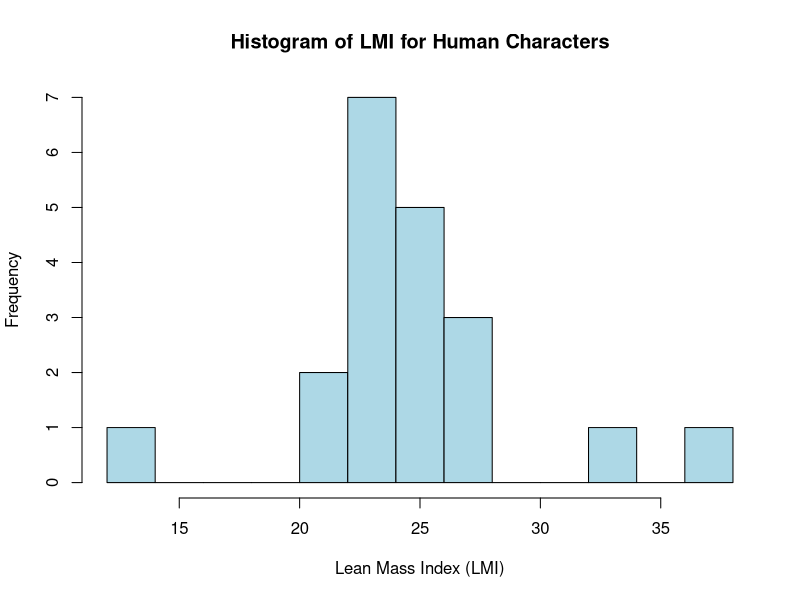
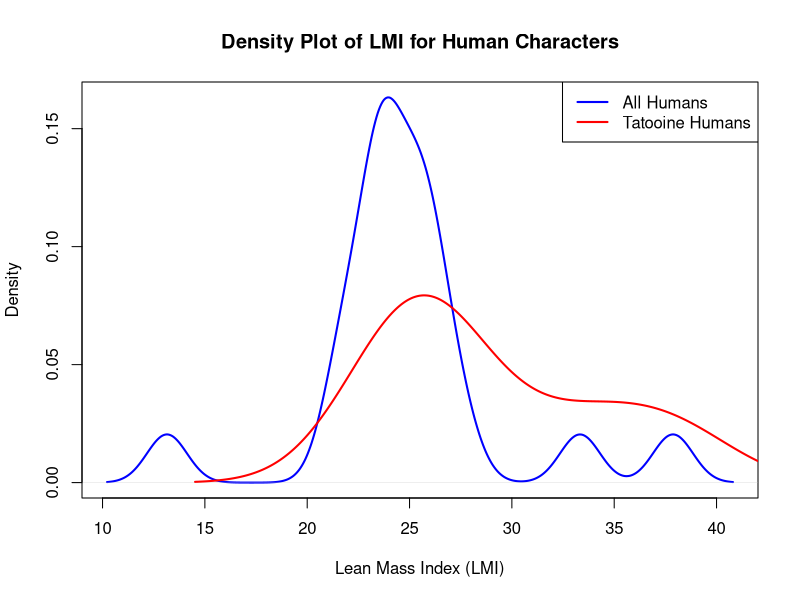
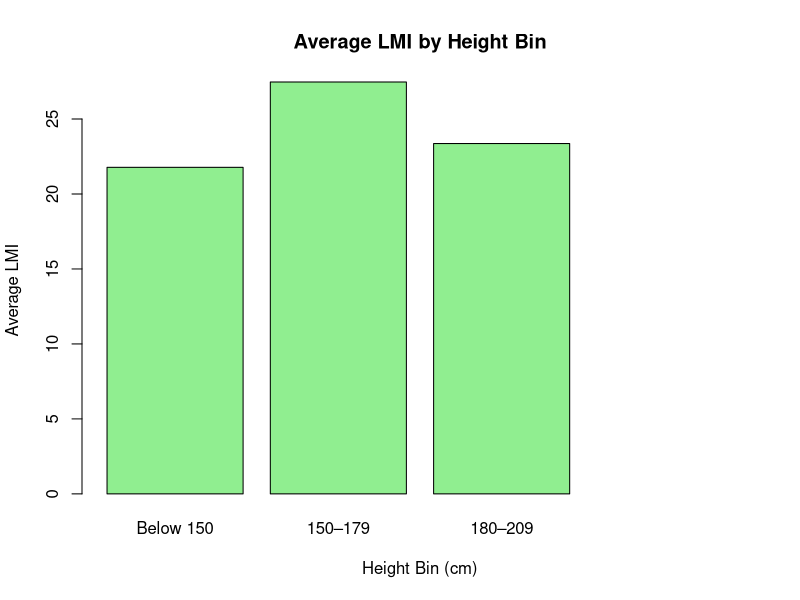

The R script that drew these images, in order:

library(dplyr)

data("starwars", package = "dplyr")

# View full dataset
print(starwars)

# Display first few rows
head(starwars)

# Summary statistics for height and mass

summary(starwars$height)
summary(starwars$mass)

# Display structure of dataset
str(starwars)

# Filter only Human characters

human_data <- starwars %>%
  filter(species == "Human")

View(human_data)

# Create Lean Mass Index (LMI) column
# Formula (same as BMI style): mass / (height/100)^2

human_data <- human_data %>%
  mutate(LMI = mass / (height/100)^2)

View(human_data)

# Average LMI grouped by homeworld
summary_data <- human_data %>%
  group_by(homeworld) %>%
  summarize(avg_LMI = mean(LMI, na.rm = TRUE))

print(summary_data)
View(summary_data)

# Histogram of LMI

hist(human_data$LMI,
     breaks = 10,
     main = "Histogram of LMI for Human Characters",
     xlab = "Lean Mass Index (LMI)",
     ylab = "Frequency",
     col = "lightblue",
     border = "black")


# Density Plot grouped by homeworld

plot(density(human_data$LMI, na.rm = TRUE),
     main = "Density Plot of LMI for Human Characters",
     xlab = "Lean Mass Index (LMI)",
     col = "blue",
     lwd = 2)

# Add another density curve (example: Tatooine humans)
tatooine_data <- human_data %>%
  filter(homeworld == "Tatooine")

lines(density(tatooine_data$LMI, na.rm = TRUE),
      col = "red",
      lwd = 2)

legend("topright",
       legend = c("All Humans", "Tatooine Humans"),
       col = c("blue", "red"),
       lwd = 2)


# Create height bins

human_data <- human_data %>%
  mutate(height_bin = cut(height,
                          breaks = c(-Inf, 150, 180, 210, Inf),
                          labels = c("Below 150",
                                     "150–179",
                                     "180–209",
                                     "210 and above")))

View(human_data)

# Bar chart of average LMI by height bin

height_summary <- human_data %>%
  group_by(height_bin) %>%
  summarize(avg_LMI = mean(LMI, na.rm = TRUE))

print(height_summary)

barplot(height_summary$avg_LMI,
        names.arg = height_summary$height_bin,
        main = "Average LMI by Height Bin",
        xlab = "Height Bin (cm)",
        ylab = "Average LMI",
        col = "lightgreen")
